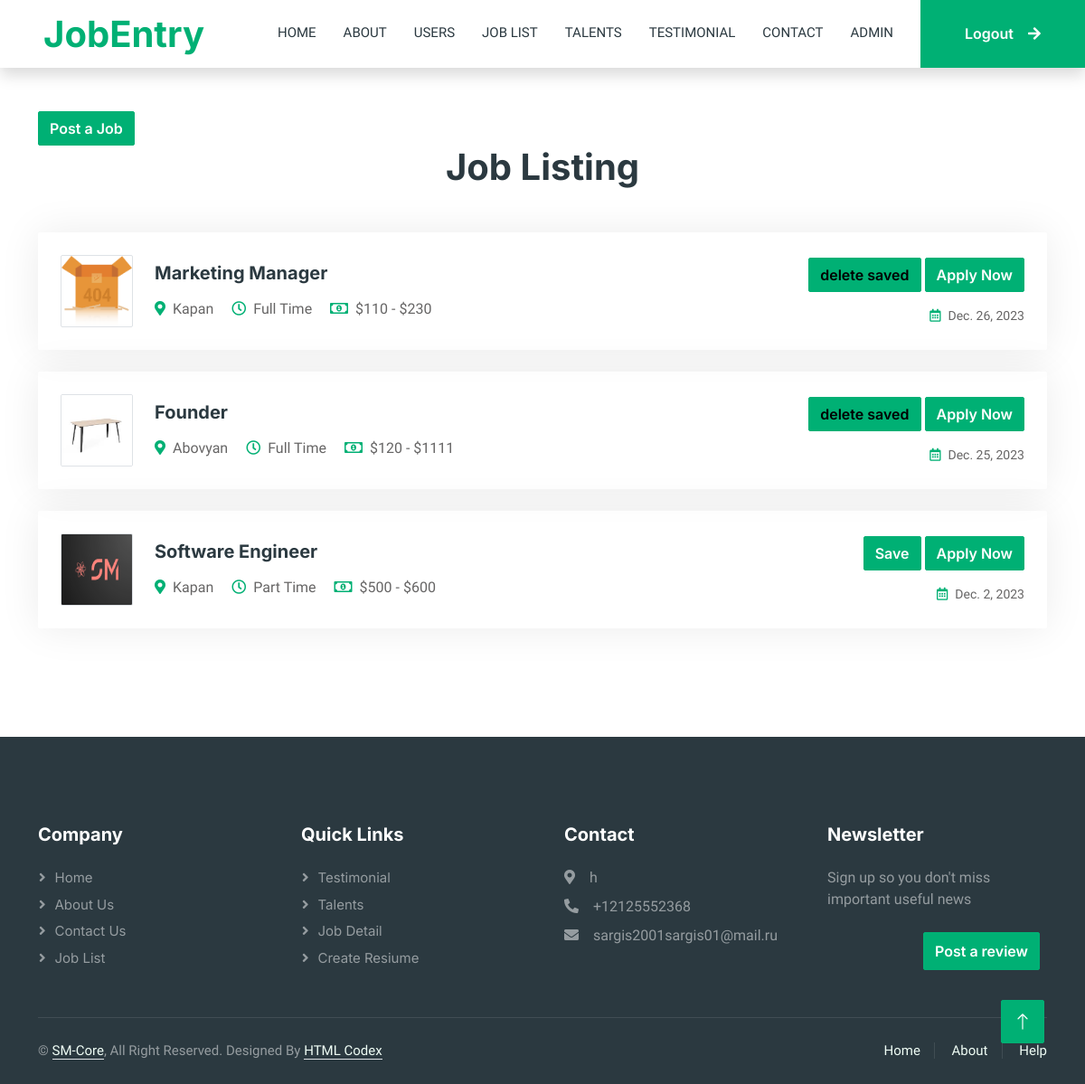
/joblist/ (signed in), run on the app's committed database.
### main/models.py (models this page shows, shortened)
class JobCreate(models.Model):
    Full_time='Full Time'
    Part_time='Part Time'
    timetype=[
        ('Full Time',Full_time),
        ('Part Time',Part_time),
    ]
    Marketing = 'Marketing'
    Customer_Service = 'Customer Service'
    Human_Resource = 'Human Resource'
    Project_Management = 'Project Management'
    Business_Development = 'Business Development'
    Sales_and_Communication = 'Sales & Communication'
    Teaching_and_Education = 'Teaching & Education'
    Design_and_Creative = 'Design & Creative'
    category = [
        ('Marketing', 'Marketing'),
        ('Customer Service', 'Customer Service'),
        ('Human Resource', 'Human Resource'),
        ('Project Management', 'Project Management'),
        ('Business Development', 'Business Development'),
        ('Sales_and Communication', 'Sales & Communication'),
        ('Teaching and Education', 'Teaching & Education'),
        ('Design and Creative', 'Design & Creative'),
    ]
    proff=models.CharField('Job title',max_length=255)
    location=models.CharField('Location',max_length=55)
    jobtime=models.CharField('Job Time',choices=timetype,max_length=50)
    min_salary=models.IntegerField('Min salary')
    max_salary=models.IntegerField('Max salary')
    dt=models.DateField(auto_now_add=True)
    img=models.ImageField('Imagers',upload_to='Jobs_media')
    categories=models.CharField('Category',choices=category,max_length=50,blank=True)
    discription=models.TextField('Job description',null=True)
    responsibility=models.TextField('Responsibility',null=True)
    qualifications=models.TextField('Qualifications',null=True)
    about_company=models.TextField('Company Detail',null=True)
    email=models.EmailField('Email',null=True)
    likes=models.IntegerField(default=0,blank=True)
    savec=models.IntegerField(default=0,blank=True)
    dissave=models.BooleanField(default=True,blank=True)
    class Meta:
        verbose_name='Job Create'
        verbose_name_plural='Job Create'

class ContactUs(models.Model):
    address=models.CharField('address',max_length=50)
    email=models.EmailField('email')
    phone=PhoneNumberField()
    class Meta:
        verbose_name='Contact Us'
        verbose_name_plural='Contact Us'

### main/views.py (the view)
# urls.py: path('joblist/',JobListView.as_view(),name='joblist'),
class JobListView(ListView):
    template_name='job-list.html'
    def get(self,request):
        contactus=ContactUs.objects.get()
        p=Paginator(JobCreate.objects.all().order_by('-id'),6)
        page=request.GET.get('page')
        create=p.get_page(page)
        context={
            'link':'Job List',
            'create':create,
            'contactus':contactus
                }
        return render(request,self.template_name,context)

### main/Templates/job-list.html (shortened to what this page needs)
{% extends 'base.html' %}
    {% block content %}
        <div class="container-xxl py-5">
            <div class="container">
                {% if user.is_authenticated %}
                <a href="{% url 'create' %}" class="btn btn-primary">Post a Job</a>
                {% else %}
                <a href="{% url 'login' %}" class="btn btn-primary">Post a Job</a>
                {% endif %}
                <h1 class="text-center mb-5 wow fadeInUp" data-wow-delay="0.1s">Job Listing</h1>
                <div class="tab-class text-center wow fadeInUp" data-wow-delay="0.3s">
                    <div class="tab-content">
                        <div id="tab-1" class="tab-pane fade show p-0 active">
                            {% for i in create %}
                            <div class="job-item p-4 mb-4">
                                <div class="row g-4">
                                    <div class="col-sm-12 col-md-8 d-flex align-items-center">
                                        <img class="flex-shrink-0 img-fluid border rounded" src="{{ i.img.url }}" alt="" style="width: 80px; height: 80px;">
                                        <div class="text-start ps-4">
                                            <h5 class="mb-3">{{ i.proff }}</h5>
                                            <span class="text-truncate me-3"><i class="fa fa-map-marker-alt text-primary me-2"></i>{{ i.location }}</span>
                                            <span class="text-truncate me-3"><i class="far fa-clock text-primary me-2"></i>{{ i.jobtime }}</span>
                                            <span class="text-truncate me-0"><i class="far fa-money-bill-alt text-primary me-2"></i>${{ i.min_salary }} - ${{ i.max_salary }}</span>
                                        </div>
                                    </div>
                                    <div class="col-sm-12 col-md-4 d-flex flex-column align-items-start align-items-md-end justify-content-center">
                                        <div class="d-flex mb-3">
                                            {% if i.dissave %}
                                            <a  class="btn btn-primary" href="{% url 'saves' i.id %}">Save</a>&nbsp;
                                            {% else %}
                                            <a style="color: rgb(0, 0, 0);" class="btn btn-primary" href="{% url 'saves' i.id %}">delete saved</a>&nbsp;
                                            {% endif %}
                                            <a class="btn btn-primary" href="{% url 'detail' i.id %}">Apply Now</a>
                                        </div>
                                        <small class="text-truncate"><i class="far fa-calendar-alt text-primary me-2"></i>{{ i.dt }}</small>
                                    </div>
                                </div>
                            </div>
                            {% endfor %}
                        </div>
                    </div>
                </div>
            </div>
        </div>
     {% endblock %}

### main/Templates/base.html (shortened to what this page needs)
{% load static %}
<!DOCTYPE html>
<html lang="en">
<head>
    <link href="https://cdnjs.cloudflare.com/ajax/libs/font-awesome/5.10.0/css/all.min.css" rel="stylesheet">
    <link href="https://cdn.jsdelivr.net/npm/bootstrap-icons@1.4.1/font/bootstrap-icons.css" rel="stylesheet">
    <link href="{% static 'lib/animate/animate.min.css' %}" rel="stylesheet">
    <link href="{% static 'lib/owlcarousel/assets/owl.carousel.min.css' %}" rel="stylesheet">
    <link href="{% static 'css/bootstrap.min.css' %}" rel="stylesheet">
    <link href="{% static 'css/style.css' %}" rel="stylesheet">
</head>
<body>
    <div class="container-xxl bg-white p-0">
        <nav class="navbar navbar-expand-lg bg-white navbar-light shadow sticky-top p-0">
            <a href="{% url 'home' %}" class="navbar-brand d-flex align-items-center text-center py-0 px-4 px-lg-5">
                <h1 class="m-0 text-primary">JobEntry</h1>
            </a>
            <div class="collapse navbar-collapse" id="navbarCollapse">
                <div class="navbar-nav ms-auto p-4 p-lg-0">
                    <a href="{% url 'home' %}" class="nav-item nav-link">Home</a>
                    <a href="{% url 'about' %}" class="nav-item nav-link">About</a>
                    <a href="{% url 'searchuser' %}" class="nav-item nav-link">Users</a>
                        <a href="{% url 'joblist' %}" class="nav-link dropdown">Job List</a>
                        <a href="{% url 'talent' %}" class="nav-link dropdown">Talents</a>
                        <a href="{% url 'testimonial' %}" class="nav-link dropdown">Testimonial</a>
                    <a href="{% url 'contact' %}" class="nav-item nav-link">Contact</a>
                    {% if user.is_authenticated %}
                    {% if user.userp.all %}
                        <a href="{% url 'user' user.id %}" class="nav-item nav-link">{{ user }}</a>
                    {% else %}
                        <a href="{% url 'userform' %}" class="nav-item nav-link">{{ user }}</a>
                    {% endif %}
                {% endif %}
                    {% if user.is_authenticated %}
                        <a href="{% url 'logout' %}" class="btn btn-primary rounded-0 py-4 px-lg-5 d-none d-lg-block">Logout<i class="fa fa-arrow-right ms-3"></i></a>
                    {% else %}
                        <a href="{% url 'register' %}" class="nav-item nav-link">Register</a>
                        <a href="{% url 'login' %}" class="nav-item nav-link">Login</a>
                        {% endif %}
                    </div>
            </div>
        </nav>
        {% block content %}
        {% endblock %}
        <div class="container-fluid bg-dark text-white-50 footer pt-5 mt-5 wow fadeIn" data-wow-delay="0.1s">
        <div class="container py-5">
            <div class="row g-5">
                <div class="col-lg-3 col-md-6">
                    <h5 class="text-white mb-4">Company</h5>
                    <a class="btn btn-link text-white-50" href="{% url 'home' %}">Home</a>
                    <a class="btn btn-link text-white-50" href="{% url 'about' %}">About Us</a>
                    <a class="btn btn-link text-white-50" href="{% url 'contact' %}">Contact Us</a>
                    <a class="btn btn-link text-white-50" href="{% url 'joblist' %}">Job List</a>
                </div>
                <div class="col-lg-3 col-md-6">
                    <h5 class="text-white mb-4">Quick Links</h5>
                    <a class="btn btn-link text-white-50" href="{% url 'testimonial' %}">Testimonial</a>
                    <a class="btn btn-link text-white-50" href="{% url 'talent' %}">Talents</a>
                    <a class="btn btn-link text-white-50" href="{% url 'detail' 1 %}">Job Detail</a>
                {% if user.is_authenticated %}
                    <a class="btn btn-link text-white-50" href="{% url 'resiume'  %}">Create Resiume</a>
                {% else %}
                    <a class="btn btn-link text-white-50" href="{% url 'login'  %}">Create Resiume</a>
                {% endif %}
                </div>
                <div class="col-lg-3 col-md-6">
                    <h5 class="text-white mb-4">Contact</h5>
                    <p class="mb-2"><i class="fa fa-map-marker-alt me-3"></i>{{ contactus.address }}</p>
                    <p class="mb-2"><i class="fa fa-phone-alt me-3"></i>{{ contactus.phone }}</p>
                    <p class="mb-2"><i class="fa fa-envelope me-3"></i>{{ contactus.email }}</p>
                </div>
                <div class="col-lg-3 col-md-6">
                    <h5 class="text-white mb-4">Newsletter</h5>
                    <p>Sign up so you don't miss important useful news</p>
                    {% if user.is_authenticated %}
                    <div class="position-relative mx-auto" style="max-width: 400px;">
                        <a href="{% url 'contact' %}"><button type="button" class="btn btn-primary py-2 position-absolute top-0 end-0 mt-2 me-2">Post a review</button></a>
                    </div>
                    {% else %}
                    <div class="position-relative mx-auto" style="max-width: 400px;">
                        <a href="{% url 'register' %}"><button type="button" class="btn btn-primary py-2 position-absolute top-0 end-0 mt-2 me-2">SignUp</button></a>
                    </div>
                    {% endif %}
                </div>
            </div>
        </div>
        <div class="container">
            <div class="copyright">
                <div class="row">
                    <div class="col-md-6 text-center text-md-start mb-3 mb-md-0">
                        &copy; <a class="border-bottom" href="{% url 'home' %}">SM-Core</a>, All Right Reserved.
                        Designed By <a class="border-bottom" href="https://htmlcodex.com">HTML Codex</a>
                    </div>
                    <div class="col-md-6 text-center text-md-end">
                        <div class="footer-menu">
                            <a href="{% url 'home' %}">Home</a>
                            <a href="{% url 'about' %}">About</a>
                            <a href="{% url 'contact' %}">Help</a>
                        </div>
                    </div>
                </div>
            </div>
        </div>
    </div>
        <a href="#" class="btn btn-lg btn-primary btn-lg-square back-to-top"><i class="bi bi-arrow-up"></i></a>
    </div>
</body>
</html>

### main/static/css/style.css (style rules this page uses)
:root { --primary: #00B074; --secondary: #2B9BFF; --light: #EFFDF5; --dark: #2B3940; }
.back-to-top { position: fixed; display: none; right: 45px; bottom: 45px; z-index: 99; }
.btn { font-family: 'Inter', sans-serif; font-weight: 600; transition: .5s; }
.btn.btn-primary, .btn.btn-secondary { color: #FFFFFF; }
.btn-lg-square { width: 48px; height: 48px; }
.btn-square, .btn-sm-square, .btn-lg-square { padding: 0; display: flex; align-items: center; justify-content: center; font-weight: normal; border-radius: 2px; }
.navbar-dark .navbar-nav .nav-link, .navbar-light .navbar-nav .nav-link { margin-right: 30px; padding: 25px 0; color: #FFFFFF; font-size: 15px; text-transform: uppercase; outline: none; }
.navbar-light .navbar-brand, .navbar-light a.btn { height: 75px; }
.navbar-light .navbar-nav .nav-link { color: var(--dark); font-weight: 500; }
.navbar-light.sticky-top { top: -100px; transition: .5s; }
.job-item { border: 1px solid transparent; border-radius: 2px; box-shadow: 0 0 45px rgba(0, 0, 0, .08); transition: .5s; }
.footer .btn.btn-link { display: block; margin-bottom: 5px; padding: 0; text-align: left; font-size: 15px; font-weight: normal; text-transform: capitalize; transition: .3s; }
.footer .btn.btn-link::before { position: relative; content: "\f105"; font-family: "Font Awesome 5 Free"; font-weight: 900; margin-right: 10px; }
.footer .copyright { padding: 25px 0; font-size: 15px; border-top: 1px solid rgba(256, 256, 256, .1); }
.footer .copyright a { color: var(--light); }
.footer .footer-menu a { margin-right: 15px; padding-right: 15px; border-right: 1px solid rgba(255, 255, 255, .1); }
.footer .footer-menu a:last-child { margin-right: 0; padding-right: 0; border-right: none; }

### data on the page
JobCreate: img (picture), proff "Marketing Manager", location "Kapan", jobtime "Full Time", min_salary "110", max_salary "230", dissave "delete saved", dt "Dec. 26, 2023"
JobCreate: img (picture), proff "Founder", location "Abovyan", jobtime "Full Time", min_salary "120", max_salary "1111", dissave "delete saved", dt "Dec. 25, 2023"
JobCreate: img (picture), proff "Software Engineer", location "Kapan", jobtime "Part Time", min_salary "500", max_salary "600", dissave "Save", dt "Dec. 2, 2023"
ContactUs: address "h", phone "+12125552368", email "sargis2001sargis01@mail.ru"

### other printed values
{{ user }} "ADMIN"
